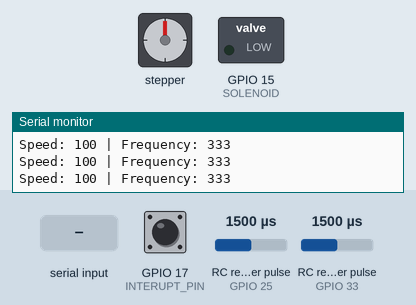
Bench run of a program on a simulated ESP32. Shown: stepper motor, switched loads named in the program (green lamp = pin HIGH), the last lines printed to the serial monitor. Wiring (inferred from the names in the program): 2 × RC receiver channel: data GPIO 25 / data GPIO 33; stepper motor driver (200 steps per turn assumed): step GPIO 5; direction GPIO 23; enable GPIO 21. The test bench sets the inputs (shaded band); at power-on: RC receiver pulse (sensors on GPIO 25, GPIO 33) 1500 µs, GPIO 17 (INTERUPT_PIN) LOW. Pins used as bus, display or sensor lines are not drawn.

Above: at 1.2 s.
1.3 s: RC receiver pulse (sensor on GPIO 25) set to 1020 µs
At 1.79 s:
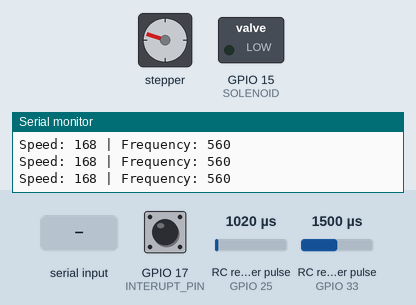
At 3.29 s:
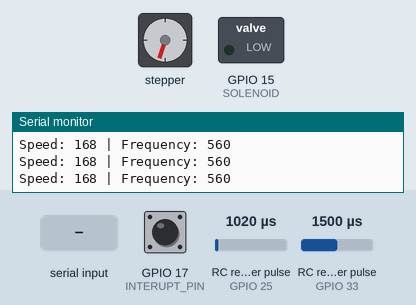
4.3 s: "SET_MAX\n" received over Serial
7.3 s: "SET_MIN,45\n" received over Serial
At 7.72 s:
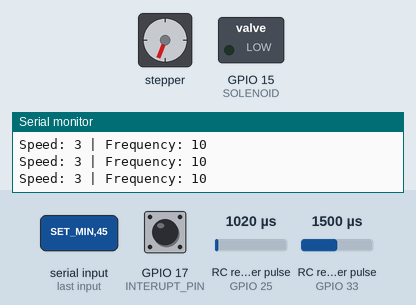
10.3 s: RC receiver pulse (sensor on GPIO 25) set to 1250 µs
13.3 s: RC receiver pulse (sensor on GPIO 33) set to 1020 µs
16.3 s: RC receiver pulse (sensor on GPIO 25) set to 1500 µs
At 17.7 s:
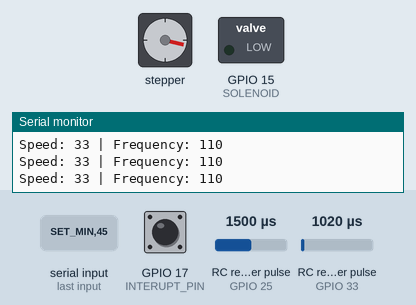
Timing chart, 0 to 18.8 s (numbered marks = the images above; inputs shaded):
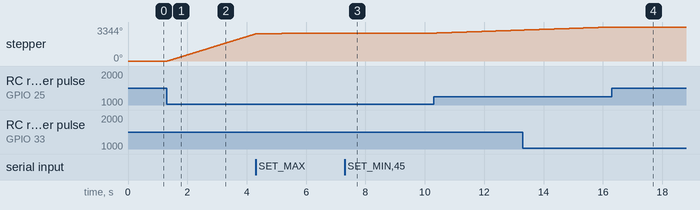

The program:

main.cpp
```cpp
#include <Arduino.h>
#include <Ticker.h>
#include <math.h>

// Constants
const int DIR = 23;
const int STEP = 5;
const int SOLENOID = 15;
const int INTERUPT_PIN = 17;
const int EN_PIN = 21;

#define CH2 25
#define CH3 33

Ticker pwmTicker;

// Function declarations
int RevToFreq(int Rev);
void rotateClockWise(void);
void rotateAntiClockWise(void);
void turnOFFsolenoid();
void turnONsolenoid();
void motorStopped(void);
void interruptRoutine(void);
void updateMotorSpeed();
void handleSerialCommands();
int readChannel(int, int, int, int);
int calculateSpeed(int);
// Global variables
int ch2Value;
int ch3Value;
int16_t position = 0;

volatile bool interrupt_clockwise = false;
volatile bool interrupt_anticlockwise = false;
volatile bool rotating_clockwise = false;
volatile bool rotating_anticlockwise = false;

const int steps_per_rev = 200;

int speed = 100; // speed in Rev / Min
int freq = 300;  // Initial frequency
const int PWM_CHANNEL = 0;
const int resolution = 8; // 8-bit resolution for PWM
const int MAX_DUTY_CYCLE = (int)(pow(2, resolution) - 1);

// Dynamic speed limits
int minSpeed = 30;  // Minimum speed in RPM
int maxSpeed = 180; // Maximum speed in RPM

// Interrupt service routine
void IRAM_ATTR interruptRoutine()
{
    if (rotating_anticlockwise)
    {
        position -= 1;
        if (position == -1)
            position = 200;
    }
    else if (rotating_clockwise)
    {
        position += 1;
        if (position == 201)
            position = 0;
    }

    if (position == 10)
        turnONsolenoid();
    if (position == 100)
        turnOFFsolenoid();
}

void setup()
{
    Serial.begin(115200);

    pinMode(STEP, OUTPUT);
    pinMode(DIR, OUTPUT);
    pinMode(EN_PIN, OUTPUT);
    pinMode(SOLENOID, OUTPUT);
    pinMode(INTERUPT_PIN, INPUT);

    digitalWrite(EN_PIN, HIGH);
    attachInterrupt(INTERUPT_PIN, interruptRoutine, RISING);

    // Set initial PWM frequency
    freq = RevToFreq(speed);
    pwmTicker.attach_ms(1000 / freq, []()
                        {
    static bool state = false;
    state = !state;
    digitalWrite(STEP, state ? HIGH : LOW); });

    // Set all pins as inputs
    pinMode(CH2, INPUT);
    pinMode(CH3, INPUT);
}

void loop()
{
    // Read values from the channels
    ch2Value = readChannel(CH2, -100, 100, 0);
    ch3Value = readChannel(CH3, -100, 100, -100);

    if (ch3Value < -110)
    { // Stop motor
        digitalWrite(EN_PIN, HIGH);
        turnOFFsolenoid();
        motorStopped();
    }
    else if (ch2Value > 4)
    { // Rotate clockwise
        rotateClockWise();
        digitalWrite(EN_PIN, LOW);
        speed = calculateSpeed(ch2Value); // Use non-linear speed mapping
    }
    else if (ch2Value < -4)
    { // Rotate anticlockwise
        rotateAntiClockWise();
        digitalWrite(EN_PIN, LOW);
        speed = calculateSpeed(ch2Value); // Use non-linear speed mapping
    }
    else
    { // Stop motor
        digitalWrite(EN_PIN, HIGH);
        turnOFFsolenoid();
        motorStopped();
    }

    // Update motor frequency
    static int lastFreq = 0;
    freq = RevToFreq(speed);
    if (freq != lastFreq)
    {
        pwmTicker.attach_ms(1000 / freq, []()
                            {
      static bool state = false;
      state = !state;
      digitalWrite(STEP, state ? HIGH : LOW); });
        lastFreq = freq;
    }

    // Handle serial commands for dynamic speed adjustment
    handleSerialCommands();

    // Debugging information
    Serial.print("Speed: ");
    Serial.print(speed);
    Serial.print(" | Frequency: ");
    Serial.println(freq);
}

// Calculate frequency based on speed (RPM)
int RevToFreq(int Rev)
{
    float tempFrequency = (200.0 / 60.0) * Rev; // steps/rev * (revolutions/sec)
    return (int)round(tempFrequency);
}

// Rotate clockwise
void rotateClockWise(void)
{
    rotating_clockwise = true;
    digitalWrite(DIR, LOW);
}

// Rotate anticlockwise
void rotateAntiClockWise(void)
{
    rotating_anticlockwise = true;
    digitalWrite(DIR, HIGH);
}

// Stop motor
void motorStopped(void)
{
    rotating_anticlockwise = false;
    rotating_clockwise = false;
}

// Turn solenoid ON
void turnONsolenoid()
{
    digitalWrite(SOLENOID, HIGH);
}

// Turn solenoid OFF
void turnOFFsolenoid()
{
    digitalWrite(SOLENOID, LOW);
}

// Read channel input and convert to range
int readChannel(int channelInput, int minLimit, int maxLimit, int defaultValue)
{
    int ch = pulseIn(channelInput, HIGH, 30000);
    if (ch < 100)
        return defaultValue;
    return map(ch, 1000, 2000, minLimit, maxLimit);
}

// Custom speed calculation with non-linear mapping
int calculateSpeed(int inputValue)
{
    inputValue = abs(inputValue); // Ensure positive value
    return minSpeed + pow((float)inputValue / 100, 2) * (maxSpeed - minSpeed);
}

// Handle serial commands for dynamic speed adjustment
void handleSerialCommands()
{
    if (Serial.available())
    {
        String command = Serial.readStringUntil('\n');
        if (command.startsWith("SET_MAX"))
        {
            maxSpeed = command.substring(8).toInt();
            Serial.print("Max speed set to: ");
            Serial.println(maxSpeed);
        }
        else if (command.startsWith("SET_MIN"))
        {
            minSpeed = command.substring(8).toInt();
            Serial.print("Min speed set to: ");
            Serial.println(minSpeed);
        }
    }
}
```

Measured:
- after the input at 1.3 s, stepper: keeps turning clockwise at about 900°/s, starting at once
- after the input at 16.3 s, stepper: goes on until 16.3 s, then stays 3344°
